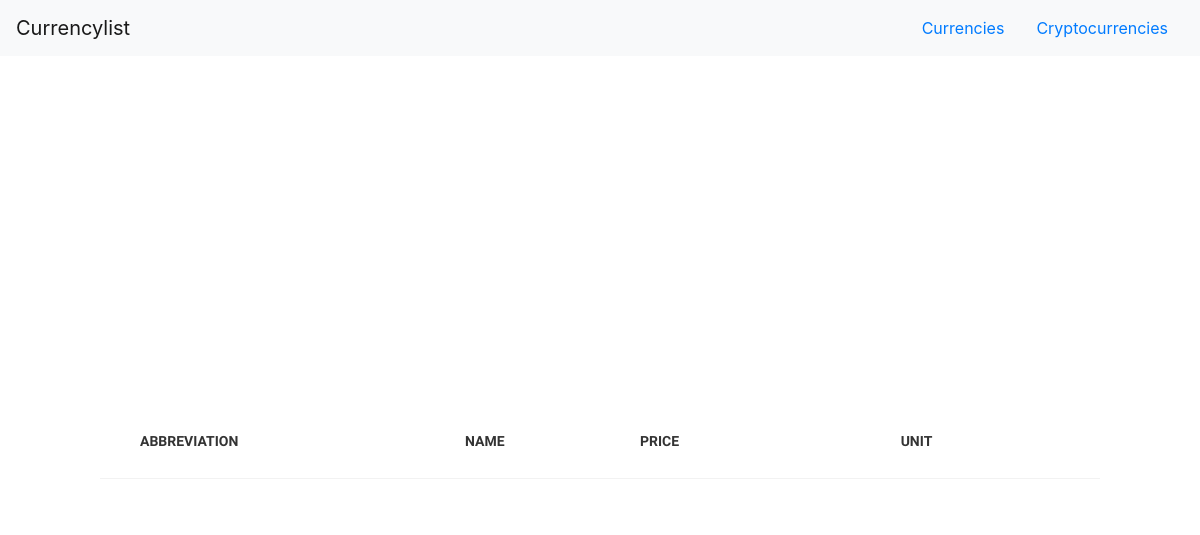
Page /currencies/ on the earlier database version.
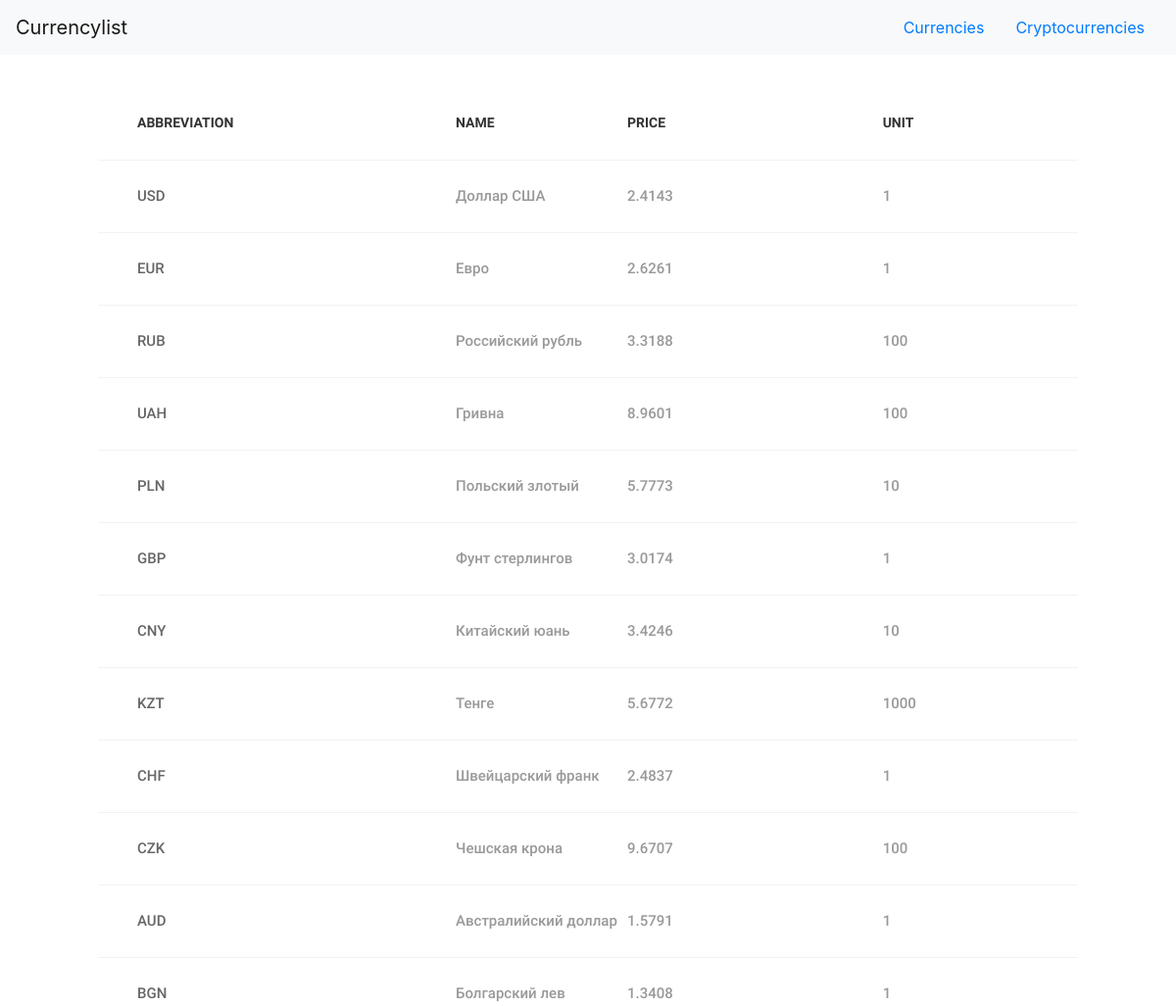
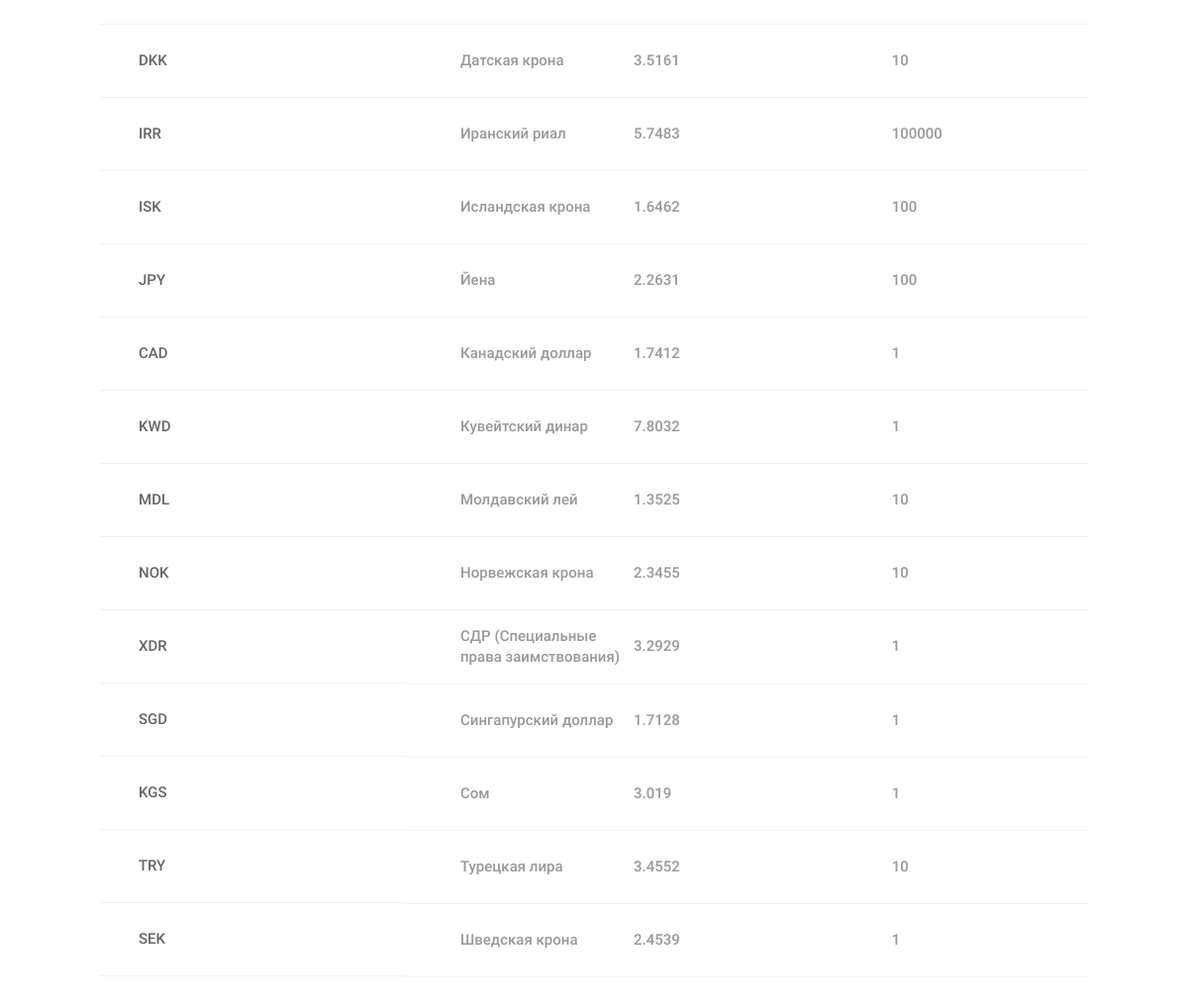
Same page on the later database version (2 pictures, top to bottom).
### currencies/models.py (models this page shows, shortened)
class Currency(models.Model):
    abbreviation = models.CharField(max_length=10, unique=True)
    name = models.CharField(max_length=120, unique=True)
    price = models.FloatField()
    unit = models.IntegerField()
    class Meta:
        verbose_name = 'Currency'
        verbose_name_plural = 'Currencies'

### currencies/views.py (the view)
# urls.py: path('currencies/', CurrencyListView.as_view(),
class CurrencyListView(ListView):
    model = Currency
    template_name = 'currencies/currencies.html'
    context_object_name = 'currencies'

### currencies/templates/currencies/currencies.html
{% extends 'base.html' %}
{% block content %}
<div class="limiter">
		<div class="container-table100">
			<div class="wrap-table100">
				<div class="table100 ver1">
					<div class="table100-firstcol">
						<table>
							<thead>
								<tr class="row100 head">
									<th class="cell100 column1">Abbreviation</th>
								</tr>
							</thead>
							<tbody>
                {% for currency in currencies %}
								<tr class="row100 body">
                  <td class="cell100 column1">{{ currency.abbreviation }}</td>
								</tr>
                {% endfor %}
							</tbody>
						</table>
					</div>
					<div class="wrap-table100-nextcols js-pscroll">
						<div class="table100-nextcols">
							<table>
								<thead>
									<tr class="row100 head">
										<th class="cell100 column2">Name</th>
                    <th class="cell100 column3">Price</th>
                    <th class="cell100 column4">Unit</th>
									</tr>
								</thead>
								<tbody>
                  {% for currency in currencies %}
									<tr class="row100 body">
                    <td class="cell100 column2">{{ currency.name }}</td>
                    <td class="cell100 column3">{{ currency.price }}</td>
                    <td class="cell100 column4">{{ currency.unit }}</td>
                  </tr>
                  {% endfor %}
								</tbody>
							</table>
						</div>
					</div>
				</div>
			</div>
		</div>
	</div>
{% endblock content %}

Differences in the rows shown:
added Currency: abbreviation "USD", name "Доллар США", price "2.4143", unit "1"
added Currency: abbreviation "EUR", name "Евро", price "2.6261", unit "1"
added Currency: abbreviation "RUB", name "Российский рубль", price "3.3188", unit "100"
added Currency: abbreviation "UAH", name "Гривна", price "8.9601", unit "100"
added Currency: abbreviation "PLN", name "Польский злотый", price "5.7773", unit "10"
added Currency: abbreviation "GBP", name "Фунт стерлингов", price "3.0174", unit "1"
added Currency: abbreviation "CNY", name "Китайский юань", price "3.4246", unit "10"
added Currency: abbreviation "KZT", name "Тенге", price "5.6772", unit "1000"
added Currency: abbreviation "CHF", name "Швейцарский франк", price "2.4837", unit "1"
added Currency: abbreviation "CZK", name "Чешская крона", price "9.6707", unit "100"
added Currency: abbreviation "AUD", name "Австралийский доллар", price "1.5791", unit "1"
added Currency: abbreviation "BGN", name "Болгарский лев", price "1.3408", unit "1"
added Currency: abbreviation "DKK", name "Датская крона", price "3.5161", unit "10"
added Currency: abbreviation "IRR", name "Иранский риал", price "5.7483", unit "100000"
added Currency: abbreviation "ISK", name "Исландская крона", price "1.6462", unit "100"
added Currency: abbreviation "JPY", name "Йена", price "2.2631", unit "100"
added Currency: abbreviation "CAD", name "Канадский доллар", price "1.7412", unit "1"
added Currency: abbreviation "KWD", name "Кувейтский динар", price "7.8032", unit "1"
added Currency: abbreviation "MDL", name "Молдавский лей", price "1.3525", unit "10"
added Currency: abbreviation "NOK", name "Норвежская крона", price "2.3455", unit "10"
added Currency: abbreviation "XDR", name "СДР (Специальные права заимствования)", price "3.2929", unit "1"
added Currency: abbreviation "SGD", name "Сингапурcкий доллар", price "1.7128", unit "1"
added Currency: abbreviation "KGS", name "Сом", price "3.019", unit "1"
added Currency: abbreviation "TRY", name "Турецкая лира", price "3.4552", unit "10"
added Currency: abbreviation "SEK", name "Шведская крона", price "2.4539", unit "1"
